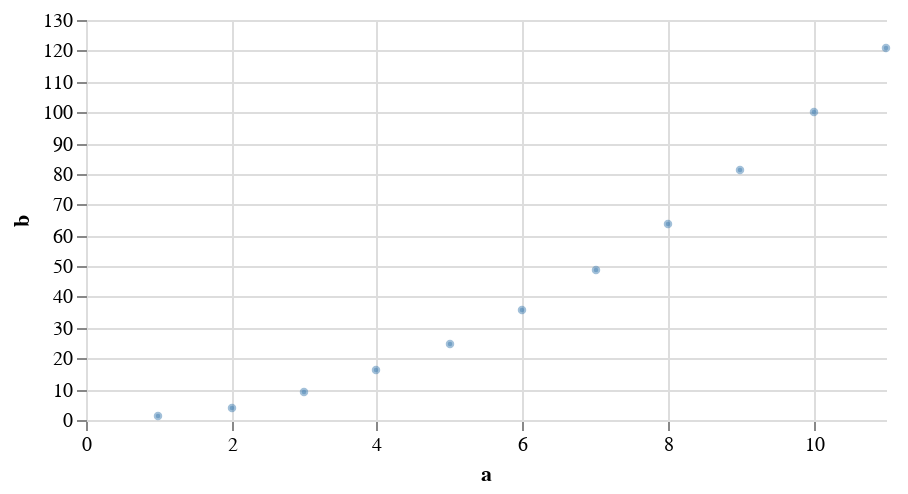

This figure's Vega-Lite source:
### Vega specification from a JSON file in a GitHub repository (floating-point values rounded to 4 significant figures)
{"$schema": "https://vega.github.io/schema/vega/v5.json", "width": 400, "height": 200, "padding": 5, "data": [{"name": "source", "values": [{"a": 1, "b": 1}, {"a": 2, "b": 4}, {"a": 3, "b": 9}, {"a": 4, "b": 16}, {"a": 5, "b": 25}, {"a": 6, "b": 36}, {"a": 7, "b": 49}, {"a": 8, "b": 64}, {"a": 9, "b": 81}, {"a": 10, "b": 100}, {"a": 11, "b": 121}]}], "scales": [{"name": "x", "type": "linear", "round": true, "nice": true, "zero": true, "domain": {"data": "source", "field": "a"}, "range": "width"}, {"name": "y", "type": "linear", "round": true, "nice": true, "zero": true, "domain": {"data": "source", "field": "b"}, "range": "height"}], "axes": [{"scale": "x", "grid": true, "domain": false, "orient": "bottom", "tickCount": 5, "title": "a"}, {"scale": "y", "grid": true, "domain": false, "orient": "left", "titlePadding": 5, "title": "b"}], "marks": [{"name": "marks", "type": "symbol", "from": {"data": "source"}, "encode": {"update": {"x": {"scale": "x", "field": "a"}, "y": {"scale": "y", "field": "b"}, "size": {"value": 5}, "shape": {"value": "circle"}, "strokeWidth": {"value": 2}, "opacity": {"value": 0.5}, "stroke": {"value": "#4682b4"}, "fill": {"value": "#4682b4"}}}}]}
